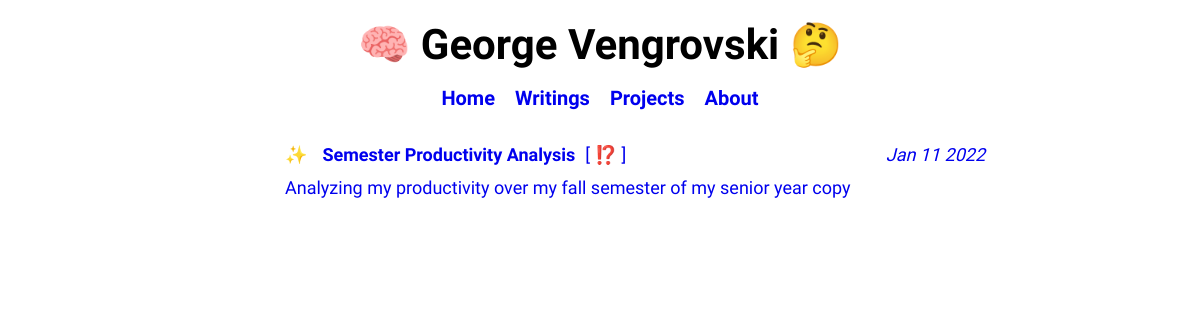
Page /writings on the earlier database version.
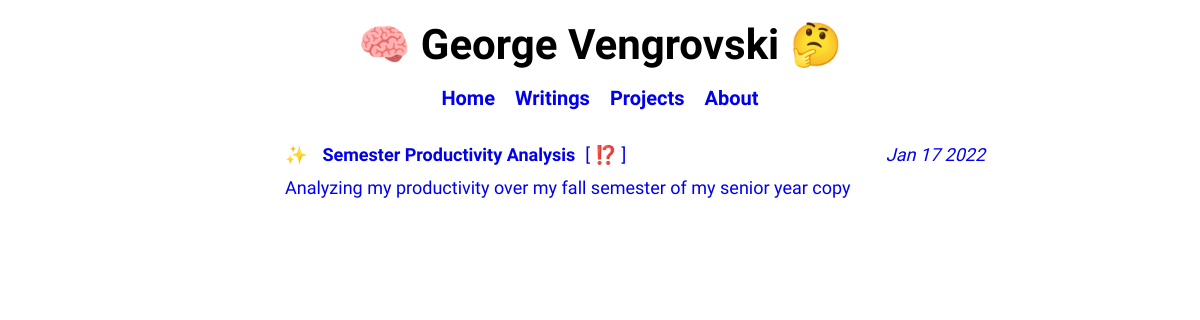
Same page on the later database version.
### tables this page shows
CREATE TABLE posts (
    id INTEGER PRIMARY KEY AUTOINCREMENT,
    created TEXT,
    title TEXT NOT NULL,
    readtime INTEGER,
    content TEXT NOT NULL,
    previewText TEXT,
    topic TEXT NOT NULL
);

### main.py (the view)
@app.route('/writings')
def writings():
    posts = getAllPosts()
    return render_template('writings.html', posts=posts)

### main.py (called while the page is built)
def get_db_connection():
    connection = sqlite3.connect('database.db')
    connection.row_factory = sqlite3.Row
    return connection

def getAllPosts():
    connection = get_db_connection()
    posts = connection.execute('SELECT * FROM posts').fetchall()
    connection.close()
    return posts

### templates/writings.html (shortened to what this page needs)
{% extends 'base.html' %} {% block title %} Home {% endblock %} {% block body %} {% for post in posts %}
<div class="libaryText">
    <a id="libaryPosts" href="{{  url_for('post', post_id=post['id']) }}">
        <div id="libaryEntry">
            <div id="libaryTopRow">
                <p id="libaryEmoji"> &#10024; </p>
                <p id="libaryTitle"> {{ post['title'] | safe}} </p>
                <p id="libaryTopic"> [ {{ post['topic'] | safe }} ]</p>
                <p id="libaryDate"> {{ post['created']}} </p>
            </div>
            <div id="libaryBottomRow">
                <p id="libaryPreview"> {{ post['previewText']}} </p>
            </div>
        </div>
    </a>
</div>
{% endfor %} {% endblock %}

### templates/base.html (shortened to what this page needs)
<!doctype html>
<html>
<head>
    <link rel="stylesheet" type="text/css" href="{{ url_for('static',filename='styles/style.css') }}">
</head>
<body>
    <div id="navBar">
        <div id="navRow1">
            <h1 id="navTitle"> &#129504; George Vengrovski &#129300; </h1>
        </div>
        <div id="navRow2">
            <a id="link" href="/">
                <h2 id="navRow2Items"> Home </h2>
            </a>
            <a id="link" href="/writings">
                <h2 id="navRow2Items"> Writings </h2>
            </a>
            <a id="link" href="/projects">
                <h2 id="navRow2Items"> Projects </h2>
            </a>
            <a id="link" href="/about">
                <h2 id="navRow2Items"> About </h2>
            </a>
        </div>
    </div>
    <div>
        {% block body %} {% endblock %}
    </div>
</body>
</html>

### static/styles/style.css (style rules this page uses)
body { max-width: 700px; margin: auto; display: flex; flex-direction: column; justify-content: space-evenly; padding: 20px; }
h1 { font-family: 'Inconsolata', monospace; text-align: center; }
p { font-size: 18px; margin: 0; padding: 0; font-family: 'Inconsolata', monospace; line-height: 1.25; }
#navBar { font-family: 'Inconsolata', monospace; display: flex; flex-direction: column; }
#navRow1 { text-align: center; }
#navRow2 { display: flex; flex-direction: row; justify-content: center; }
#navRow2Items { margin-left: 10px; margin-right: 10px; font-size: 20px; }
#navTitle { margin: 0; padding: 0; font-size: 42px; }
:-webkit-any-link { text-decoration: none; }
.libaryText { font-family: 'Inconsolata', monospace; }
#libaryTitle { font-weight: 700; justify-self: flex-start; }
#libaryTopic { margin-left: 10px; margin-right: 10px; justify-self: flex-start; flex: 0 0 auto; }
#libaryEntry { display: flex; align-items: baseline; flex-direction: column; justify-content: center; align-content: space-between; flex-wrap: wrap; }
#libaryDate { font-style: italic; margin-left: auto; justify-self: flex-end; flex: 0 0 auto; display: flex; }
#libaryTopRow { display: flex; align-items: baseline; flex-direction: row; justify-content: flex-start; width: 100%; }
#libaryBottomRow { display: flex; align-items: baseline; flex-direction: row; justify-content: flex-start; margin-left: 35px; margin-top: 10px; margin-bottom: 45px; }
#libaryEmoji { margin-right: 15px; justify-self: flex-start; }

Differences in the rows shown:
changed posts "Semester Productivity Analysis": created "Jan 11 2022" → "Jan 17 2022"
